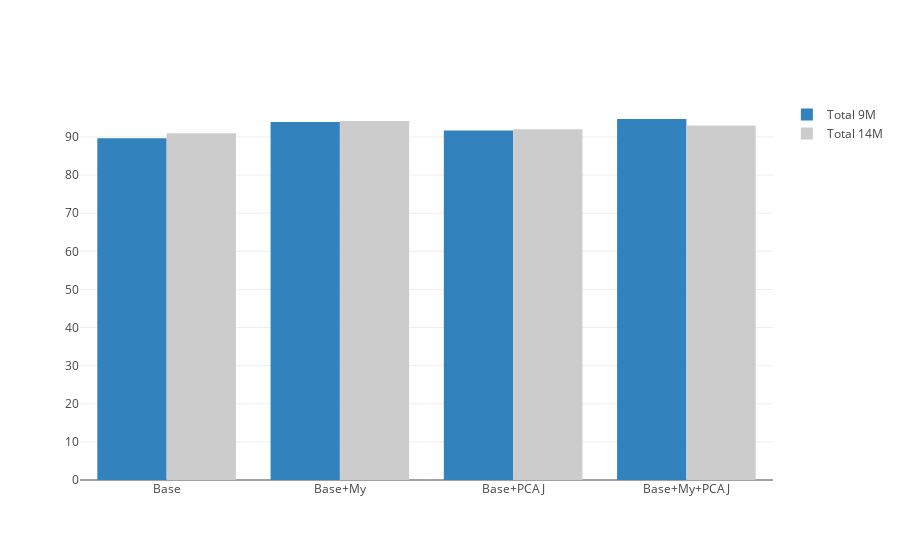

Notebook code cell kept with this figure:
### Code cell
base_x = ["Base", "Base+My", "Base+PCAJ", "Base+My+PCAJ"]

trace0 = go.Bar(
    x=base_x,
    y=[89.63, 93.93, 91.68, 94.71],
    name='Total 9M',
    marker=dict(
        color='rgb(49,130,189)'
    )
)
trace1 = go.Bar(
    x=base_x,
    y=[90.96, 94.21, 92.04, 93.00],
    name='Total 14M',
    marker=dict(
        color='rgb(204,204,204)',
    )
)

data = [trace0, trace1]

#py.iplot(data, filename='basic-line')
fig = go.Figure(data=data)
plotly.offline.iplot(fig)

### Figure 1 — Plotly figure (JSON) as saved in the notebook; plotly's stock layout.template omitted (floating-point values rounded to 4 significant figures)
{"data": [{"marker": {"color": "rgb(49,130,189)"}, "name": "Total 9M", "type": "bar", "uid": "eafdd6fa-e7d0-11e8-8823-001a7dda7111", "x": ["Base", "Base+My", "Base+PCAJ", "Base+My+PCAJ"], "y": [89.63, 93.93, 91.68, 94.71]}, {"marker": {"color": "rgb(204,204,204)"}, "name": "Total 14M", "type": "bar", "uid": "eafdd6fb-e7d0-11e8-bb33-001a7dda7111", "x": ["Base", "Base+My", "Base+PCAJ", "Base+My+PCAJ"], "y": [90.96, 94.21, 92.04, 93]}], "layout": {}}
